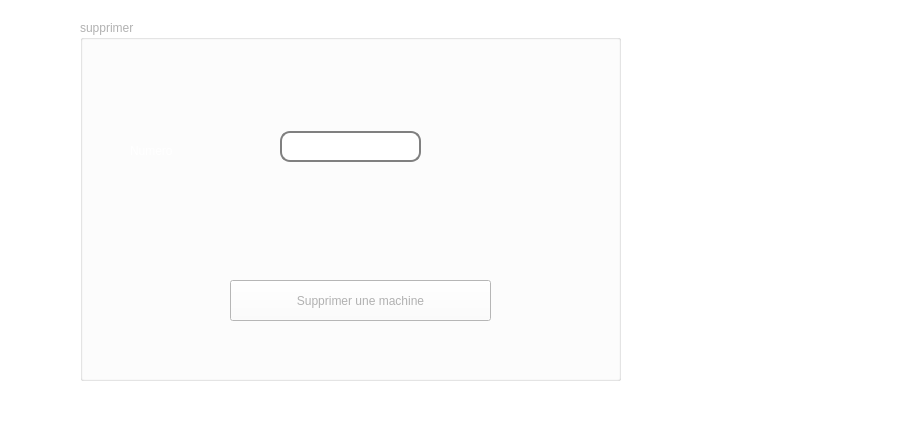
   <widget class="QWidget" name="tab_supp">
    <property name="palette">
     <palette>
      <active>
       <colorrole role="WindowText">
        <brush brushstyle="SolidPattern">
         <color alpha="255">
          <red>177</red>
          <green>177</green>
          <blue>177</blue>
         </color>
        </brush>
       </colorrole>
       <colorrole role="Button">
        <brush brushstyle="SolidPattern">
         <color alpha="255">
          <red>255</red>
          <green>255</green>
          <blue>255</blue>
         </color>
        </brush>
       </colorrole>
       <colorrole role="Text">
        <brush brushstyle="SolidPattern">
         <color alpha="255">
          <red>177</red>
          <green>177</green>
          <blue>177</blue>
         </color>
        </brush>
       </colorrole>
       <colorrole role="ButtonText">
        <brush brushstyle="SolidPattern">
         <color alpha="255">
          <red>177</red>
          <green>177</green>
          <blue>177</blue>
         </color>
        </brush>
       </colorrole>
       <colorrole role="Base">
        <brush brushstyle="SolidPattern">
         <color alpha="255">
          <red>255</red>
          <green>255</green>
          <blue>255</blue>
         </color>
        </brush>
       </colorrole>
       <colorrole role="Window">
        <brush brushstyle="SolidPattern">
         <color alpha="255">
          <red>255</red>
          <green>255</green>
          <blue>255</blue>
         </color>
        </brush>
       </colorrole>
       <colorrole role="PlaceholderText">
        <brush brushstyle="NoBrush">
         <color alpha="128">
          <red>177</red>
          <green>177</green>
          <blue>177</blue>
         </color>
        </brush>
       </colorrole>
      </active>
      <inactive>
       <colorrole role="WindowText">
        <brush brushstyle="SolidPattern">
         <color alpha="255">
          <red>177</red>
          <green>177</green>
          <blue>177</blue>
         </color>
        </brush>
       </colorrole>
       <colorrole role="Button">
        <brush brushstyle="SolidPattern">
         <color alpha="255">
          <red>255</red>
          <green>255</green>
          <blue>255</blue>
         </color>
        </brush>
       </colorrole>
       <colorrole role="Text">
        <brush brushstyle="SolidPattern">
         <color alpha="255">
          <red>177</red>
          <green>177</green>
          <blue>177</blue>
         </color>
        </brush>
       </colorrole>
       <colorrole role="ButtonText">
        <brush brushstyle="SolidPattern">
         <color alpha="255">
          <red>177</red>
          <green>177</green>
          <blue>177</blue>
         </color>
        </brush>
       </colorrole>
       <colorrole role="Base">
        <brush brushstyle="SolidPattern">
         <color alpha="255">
          <red>255</red>
          <green>255</green>
          <blue>255</blue>
         </color>
        </brush>
       </colorrole>
       <colorrole role="Window">
        <brush brushstyle="SolidPattern">
         <color alpha="255">
          <red>255</red>
          <green>255</green>
          <blue>255</blue>
         </color>
        </brush>
       </colorrole>
       <colorrole role="PlaceholderText">
        <brush brushstyle="NoBrush">
         <color alpha="128">
          <red>177</red>
          <green>177</green>
          <blue>177</blue>
         </color>
        </brush>
       </colorrole>
      </inactive>
      <disabled>
       <colorrole role="WindowText">
        <brush brushstyle="SolidPattern">
         <color alpha="255">
          <red>64</red>
          <green>64</green>
          <blue>64</blue>
         </color>
        </brush>
       </colorrole>
       <colorrole role="Button">
        <brush brushstyle="SolidPattern">
         <color alpha="255">
          <red>255</red>
          <green>255</green>
          <blue>255</blue>
         </color>
        </brush>
       </colorrole>
       <colorrole role="Text">
        <brush brushstyle="SolidPattern">
         <color alpha="255">
          <red>64</red>
          <green>64</green>
          <blue>64</blue>
         </color>
        </brush>
       </colorrole>
       <colorrole role="ButtonText">
        <brush brushstyle="SolidPattern">
         <color alpha="255">
          <red>64</red>
          <green>64</green>
          <blue>64</blue>
         </color>
        </brush>
       </colorrole>
       <colorrole role="Base">
        <brush brushstyle="SolidPattern">
         <color alpha="255">
          <red>255</red>
          <green>255</green>
          <blue>255</blue>
         </color>
        </brush>
       </colorrole>
       <colorrole role="Window">
        <brush brushstyle="SolidPattern">
         <color alpha="255">
          <red>255</red>
          <green>255</green>
          <blue>255</blue>
         </color>
        </brush>
       </colorrole>
       <colorrole role="PlaceholderText">
        <brush brushstyle="NoBrush">
         <color alpha="128">
          <red>177</red>
          <green>177</green>
          <blue>177</blue>
         </color>
        </brush>
       </colorrole>
      </disabled>
     </palette>
    </property>
    <attribute name="title">
     <string>Suppression</string>
    </attribute>
    <widget class="QLabel" name="label_pic_4">
     <property name="geometry">
      <rect>
       <x>-170</x>
       <y>40</y>
       <width>911</width>
       <height>381</height>
      </rect>
     </property>
     <property name="styleSheet">
      <string notr="true">class Window : public QWidget
{
    Q_OBJECT

public:
    Window(QWidget *parent = nullptr);

public slots:
    void echoChanged(int);
    void validatorChanged(int);
    void alignmentChanged(int);
    void inputMaskChanged(int);
    void accessChanged(int);

private:
    QLineEdit *echoLineEdit;
    QLineEdit *validatorLineEdit;
    QLineEdit *alignmentLineEdit;
    QLineEdit *inputMaskLineEdit;
    QLineEdit *accessLineEdit;
};</string>
     </property>
     <property name="text">
      <string/>
     </property>
     <property name="pixmap">
      <pixmap>../../../../../Downloads/Atelier_Connexion (2) (1)/Atelier_Connexion (2)/equipe-travail-travaillant-ordinateur-portable-dans-bureau-espace-ouvert-rapport-reunion-cours_11304-682.jpg</pixmap>
     </property>
    </widget>
    <widget class="QGroupBox" name="groupBox_7">
     <property name="geometry">
      <rect>
       <x>80</x>
       <y>20</y>
       <width>541</width>
       <height>361</height>
      </rect>
     </property>
     <property name="title">
      <string>supprimer</string>
     </property>
     <widget class="QLabel" name="label_18">
      <property name="geometry">
       <rect>
        <x>50</x>
        <y>120</y>
        <width>121</width>
        <height>21</height>
       </rect>
      </property>
      <property name="styleSheet">
       <string notr="true">color: rgb(255, 255, 255);
font: 14pt &quot;Math Sans Serif&quot;;</string>
      </property>
      <property name="text">
       <string>Numero</string>
      </property>
     </widget>
     <widget class="QPushButton" name="pb_supprimer_2">
      <property name="geometry">
       <rect>
        <x>150</x>
        <y>260</y>
        <width>261</width>
        <height>41</height>
       </rect>
      </property>
      <property name="styleSheet">
       <string notr="true"/>
      </property>
      <property name="text">
       <string>Supprimer une machine</string>
      </property>
     </widget>
     <widget class="QLineEdit" name="le_numero_supp_2">
      <property name="geometry">
       <rect>
        <x>200</x>
        <y>111</y>
        <width>141</width>
        <height>31</height>
       </rect>
      </property>
      <property name="styleSheet">
       <string notr="true">QLineEdit {
    border: 2px solid gray;
    border-radius: 10px;
    padding: 0 8px;
    background: white;
    selection-background-color: darkgray;
}</string>
      </property>
     </widget>
    </widget>
   </widget>
